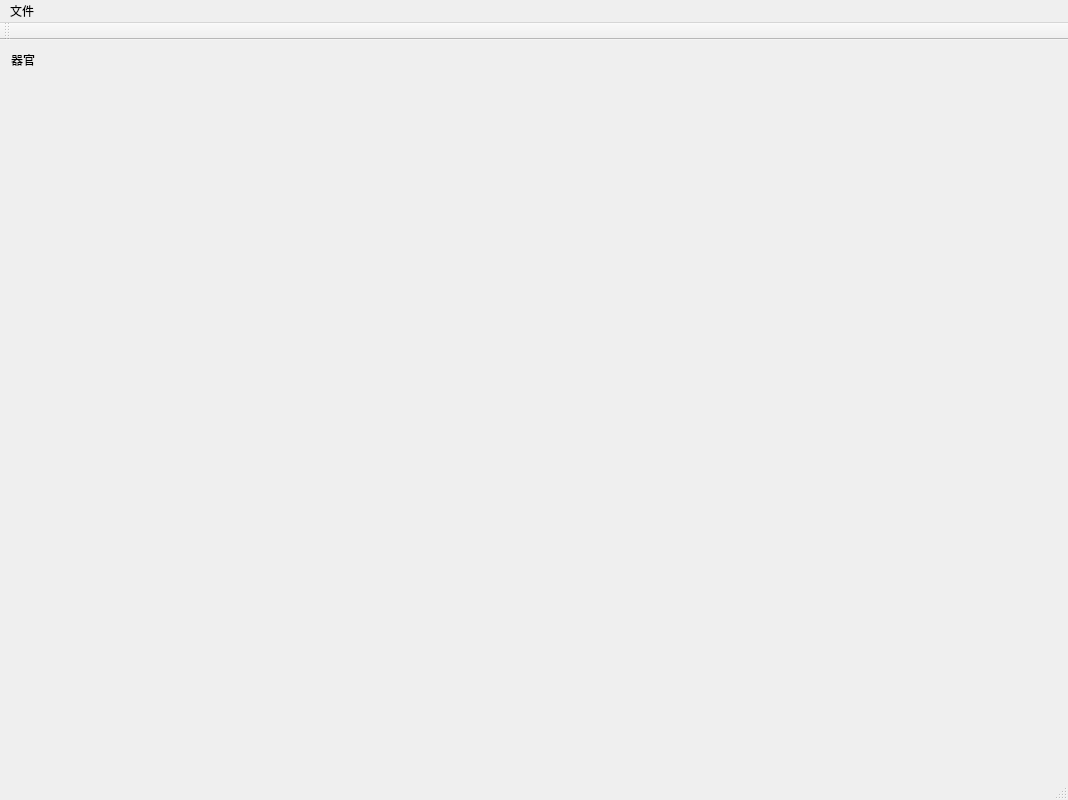
<?xml version="1.0" encoding="UTF-8"?>
<ui version="4.0">
 <class>MainWindow</class>
 <widget class="QMainWindow" name="MainWindow">
  <property name="geometry">
   <rect>
    <x>0</x>
    <y>0</y>
    <width>1068</width>
    <height>800</height>
   </rect>
  </property>
  <property name="sizePolicy">
   <sizepolicy hsizetype="MinimumExpanding" vsizetype="MinimumExpanding">
    <horstretch>0</horstretch>
    <verstretch>0</verstretch>
   </sizepolicy>
  </property>
  <property name="minimumSize">
   <size>
    <width>1000</width>
    <height>800</height>
   </size>
  </property>
  <property name="windowTitle">
   <string>ITK-Snap</string>
  </property>
  <widget class="QWidget" name="centralWidget">
   <layout class="QHBoxLayout" name="horizontalLayout_3">
    <item>
     <layout class="QHBoxLayout" name="Layout" stretch="2,8,3">
      <item>
       <layout class="QVBoxLayout" name="leftLayout">
        <item>
         <widget class="QLabel" name="label_2">
          <property name="sizePolicy">
           <sizepolicy hsizetype="Expanding" vsizetype="Fixed">
            <horstretch>0</horstretch>
            <verstretch>0</verstretch>
           </sizepolicy>
          </property>
          <property name="text">
           <string>器官</string>
          </property>
         </widget>
        </item>
        <item>
         <spacer name="verticalSpacer">
          <property name="orientation">
           <enum>Qt::Vertical</enum>
          </property>
          <property name="sizeHint" stdset="0">
           <size>
            <width>20</width>
            <height>40</height>
           </size>
          </property>
         </spacer>
        </item>
       </layout>
      </item>
      <item>
       <layout class="QVBoxLayout" name="middleLayout"/>
      </item>
      <item>
       <layout class="QVBoxLayout" name="rightLayout"/>
      </item>
     </layout>
    </item>
   </layout>
  </widget>
  <widget class="QMenuBar" name="menuBar">
   <property name="geometry">
    <rect>
     <x>0</x>
     <y>0</y>
     <width>1068</width>
     <height>26</height>
    </rect>
   </property>
   <widget class="QMenu" name="menuITK_Snp">
    <property name="title">
     <string>文件</string>
    </property>
    <addaction name="actionOpen_MainImage"/>
    <addaction name="actionOpen_Segmentation"/>
    <addaction name="actionSave"/>
    <addaction name="actionSave_as"/>
    <addaction name="separator"/>
   </widget>
   <addaction name="menuITK_Snp"/>
  </widget>
  <widget class="QToolBar" name="mainToolBar">
   <attribute name="toolBarArea">
    <enum>TopToolBarArea</enum>
   </attribute>
   <attribute name="toolBarBreak">
    <bool>false</bool>
   </attribute>
  </widget>
  <widget class="QStatusBar" name="statusBar"/>
  <action name="actionOpen_MainImage">
   <property name="text">
    <string>Open Main Image</string>
   </property>
  </action>
  <action name="actionSave">
   <property name="text">
    <string>Save</string>
   </property>
  </action>
  <action name="actionSave_as">
   <property name="checkable">
    <bool>false</bool>
   </property>
   <property name="text">
    <string>Save as </string>
   </property>
  </action>
  <action name="actionOpen_Segmentation">
   <property name="text">
    <string>Open Segmentation</string>
   </property>
  </action>
 </widget>
 <layoutdefault spacing="6" margin="11"/>
 <resources/>
 <connections/>
</ui>
